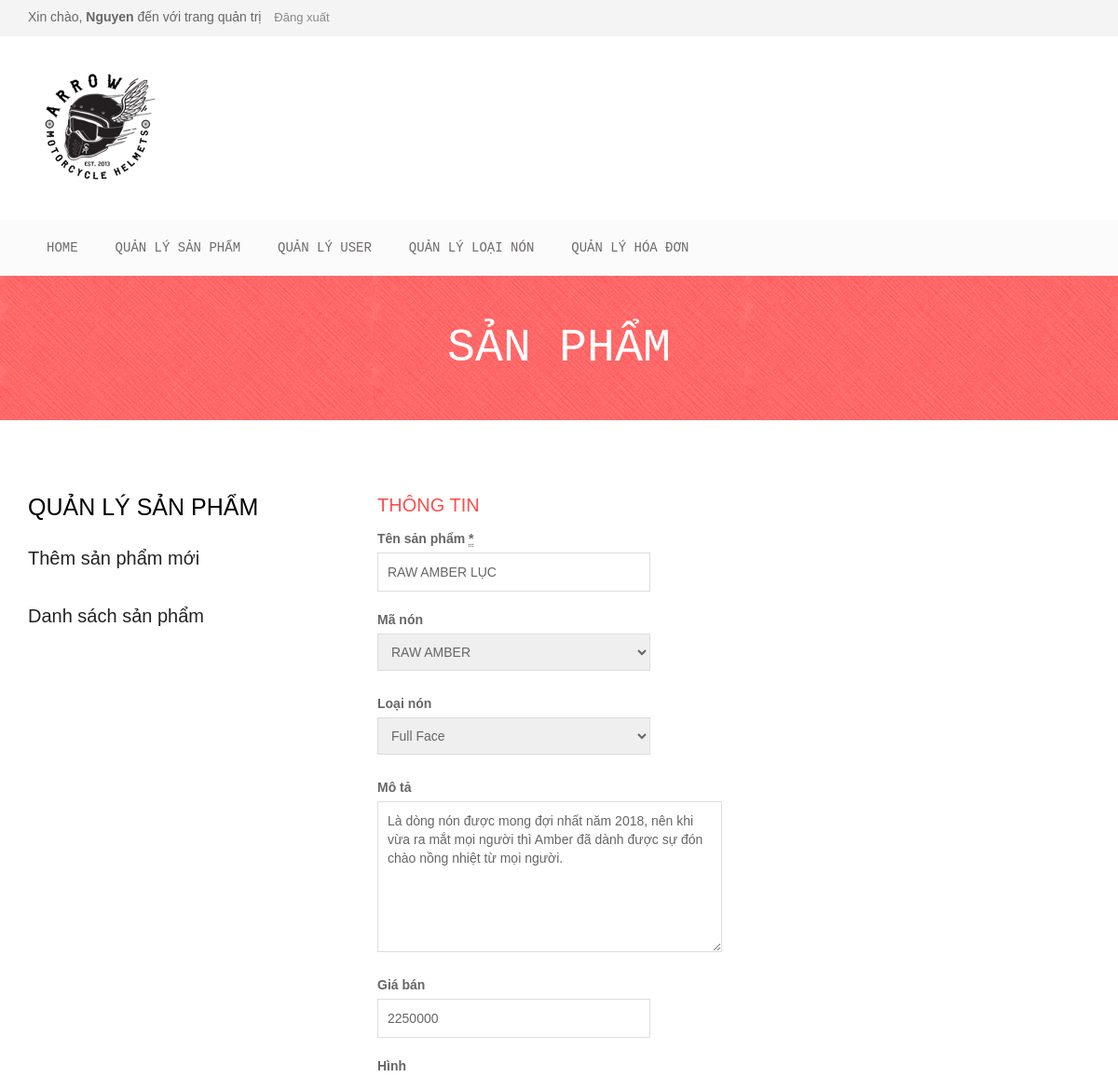
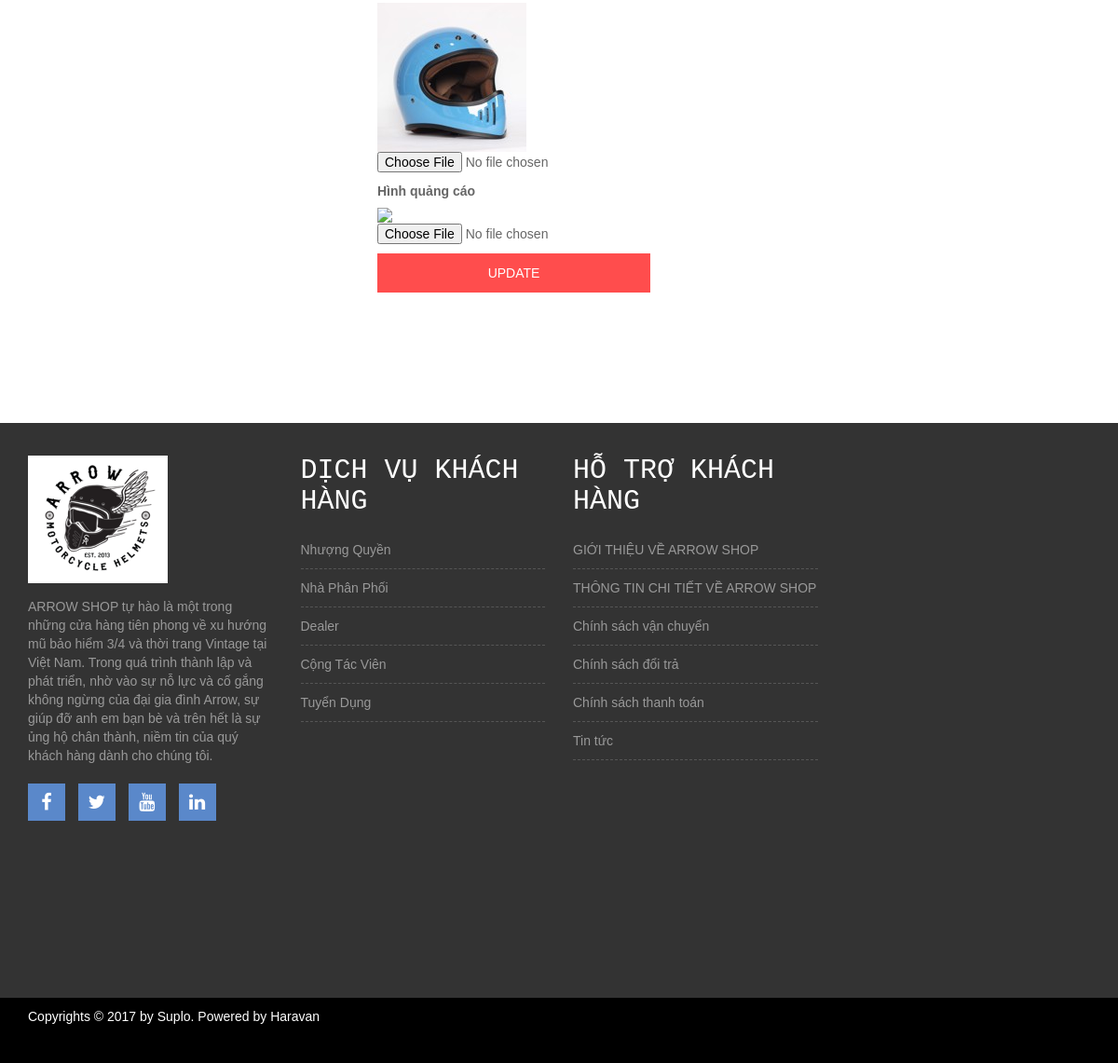
Screenshot of /admin.php?mod=Product&act=Sua&id=12 (signed in) with the database file from the repository (2 pictures, top to bottom).
### tables this page shows
CREATE TABLE `sanpham` (
  `MaSP` int(10) NOT NULL,
  `TenSP` varchar(30) NOT NULL,
  `MaNSX` int(10) NOT NULL,
  `MaLoai` int(10) NOT NULL,
  `Hinh` varchar(50) DEFAULT NULL,
  `HinhQC` varchar(50) DEFAULT NULL,
  `MoTa` varchar(1000) NOT NULL,
  `GiaBan` int(10) NOT NULL,
  `LuotXem` int(11) NOT NULL
);

### Model/Product.php (called while the page is built, shortened)
<?php
include_once("DataProvider.php");
class Product
{
	private $da;
	function __construct()
	{
		$this->da = new DataProvider();
	}
	function GetProductByID($id)
	{
		$sql="select sanpham.*,loaisanpham.*,nhasanxuat.* from sanpham,loaisanpham,nhasanxuat where sanpham.MaLoai=loaisanpham.MaLoai AND sanpham.MaNSX=nhasanxuat.MaNSX  AND MaSP=$id";
		return $this->da->Fetch($sql);
	}
}
?>

### Model/DataProvider.php (called while the page is built, shortened)
<?php
class DataProvider
{
	private $link;
	function __construct()
	{
		$this->link=mysqli_connect("localhost","root","","qlbanhang");
	}
	function ExecuteQuery($sql)
	{
		mysqli_query($this->link,"set names 'utf8'");
		return mysqli_query($this->link, $sql);
	}
	function Fetch($sql)
	{
		$result=$this->ExecuteQuery($sql);
		return mysqli_fetch_assoc($result);
	}
	function FetchAll($sql)
	{
		$result=$this->ExecuteQuery($sql);
		$arr=array();
		while($row=mysqli_fetch_assoc($result))
		{
			$arr[]=$row;
		}
		return $arr;
	}
}
?>

### Model/Category.php (called while the page is built, shortened)
<?php
include_once("DataProvider.php");
class Category
{
	private $da;
	function __construct()
	{
		$this->da = new DataProvider();
	}
	function GetCategories()
	{
		return $this->da->FetchAll("Select * from loaisanpham");
	}
}
?>

### Model/NhaSanXuat.php (called while the page is built, shortened)
<?php
include_once("DataProvider.php");
class NhaSanXuat
{
	private $da;
	function __construct()
	{
		$this->da = new DataProvider();
	}
	function GetNSX()
	{
		$sql="Select * from nhasanxuat";
		return $this->da->FetchAll($sql);
	}
}
?>

### View/Product/Sua.php (the view, shortened to what this page needs)
<div class="col-md-8">
    <div class="product-content-right">
      <div class="row">
        <div class="woocommerce">
          <form enctype="multipart/form-data" action="#" class="checkout" method="post" name="checkout">
            <div id="customer_details" class="col2-set">
              <div class="col-1">
                <div class="woocommerce-billing-fields">
                  <h3>Thông tin</h3>
                  <p>
                    <label>Tên sản phẩm <abbr title="required" class="required">*</abbr></label>
                    <input type="text" name="txtTenSP" id="txtTenSP" class="input-text" value="<?php echo $row['TenSP'];?>">
                  </p>
                  <p>
                    <label>Mã nón</label>
                    <select name="cboLoai">
<?php
                      foreach($cate as $rowmanu)
                      {
                        if($rowmanu['MaLoai']==$row['MaLoai'])
                        {
                        echo "<option value=\"$rowmanu[MaLoai]\" selected=\"selected\" >$rowmanu[TenLoai]</option>";
                        }
                        else
                        echo "<option value=\"$rowmanu[MaLoai]\" >$rowmanu[TenLoai]</option>";
                      }
?>
                    </select>
                  </p>
                  <p>
                    <label>Loại nón</label>
                    <select name="cboNSX">
<?php
                      foreach($nsx as $rowmanu)
                      {
                        if($rowmanu['MaNSX']==$row['MaNSX'])
                        {
                          echo "<option value=\"$rowmanu[MaNSX]\" selected=\"selected\" >$rowmanu[TenNSX]</option>";
                        }
                        else
                          echo "<option value=\"$rowmanu[MaNSX]\" >$rowmanu[TenNSX]</option>";
                      }
?>
                    </select>
                  </p>
                  <p>
                    <label>Mô tả</label>
                    <textarea name="txtMoTa" id="txtMoTa" cols="27" rows="7"  style="width:370px"><?php echo $row['MoTa']; ?></textarea>
                  </p>
                  <p>
                    <label>Giá bán</label>
                    <input type="text" name="txtGiaBan" id="txtGiaBan" value="<?php echo $row['GiaBan']; ?>" />
                  </p>
                  <p>
                    <label>Hình</label>
                    <img src="img/<?php echo $row['Hinh'] ?>">
                    <input type="file" name="txtImageUrl" id="txtImageUrl"/>
                  </p>
                  <p>
                    <label>Hình quảng cáo</label>
                    <img src="img/<?php echo $row['HinhQC'] ?>">
                    <input type="file" name="txtImageUrlQC" id="txtImageUrlQC"/>
                  </p>
                  <p>
                    <input type="submit" name="btnChange" id="btnChange" value="Update" class="checkout-button button alt wc-forward" style="background: #ff4d4d">
                  </p>
              </div>
            </div>
          </div>
        </form>
      </div>
    </div>
  </div>
</div>

### style.css (style rules this page uses)
img { max-width: 100%; height: auto; }
h1, h2, h3, h4, h5, h6 { margin: 0 0 15px; }
body { font-family:Arial, Helvetica, sans-serif; }
input[type="text"], input[type="password"], input[type="email"], textarea { border: 1px solid #ddd; padding: 10px; }
input[type="submit"], button[type=submit] { background: none repeat scroll 0 0 #ff4d4d; border: medium none; color: #fff; padding: 11px 20px; text-transform: uppercase; }
.col2-set { margin-left: -30px; overflow: hidden; }
.col-1, .col-2 { float: left; margin-left: 30px; width: 360px; }
#customer_details label { display: block; margin: 0 0 5px; }
#customer_details input[type="text"], #customer_details textarea, .shipping_calculator input[type=text] { margin-bottom: 10px; width: 100%; }
#customer_details h3 { color: #ff4d4d; font-size: 20px; text-transform: uppercase; }
#customer_details select, .shipping_calculator select { border: 1px solid #ddd; margin-bottom: 15px; padding: 10px; width: 100%; }

### css/responsive.css (style rules this page uses)
@media only screen and (min-width: 992px) and (max-width: 1280px) { input[type="submit"], button[type="submit"] { padding: 11px 15px; } }
@media only screen and (min-width: 992px) and (max-width: 1280px) { .col-1, .col-2 { width: 293px; } }

### css/Logi.css (style rules this page uses)
body { background: #e9e9e9; color: #666666; font-family: "Segoe UI Light", sans-serif; font-size: 14px; -webkit-font-smoothing: antialiased; }
.button { cursor: pointer; background: #ff4d4d; width: 100%; border: 0; padding: 10px 15px; color: #ffffff; -webkit-transition: 0.3s ease; transition: 0.3s ease; }

### rows the page displays
sanpham: txtTenSP "RAW AMBER LỤC", txtMoTa "Là dòng nón được mong đợi nhất năm 2018, nên khi vừa ra mắt mọi người thì Amber đã dành được sự đón chào nồng nhiệt từ mọi người.", txtGiaBan "2250000", Hinh (picture)

### other values shown
$_SESSION['hoten'] "Nguyen"
form field cboLoai "RAW AMBER"
form field cboNSX "Full Face"
